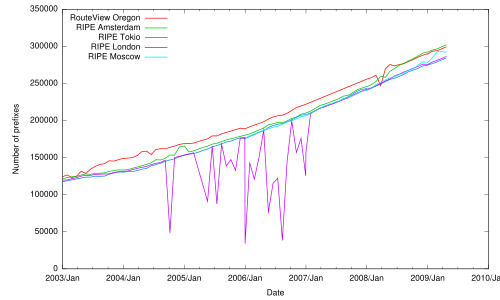

gnuplot code for this plot:
set terminal pdf

set xdata time
set timefmt "%Y-%m-%d"
set format x "%Y/%b"

set key left
set xlabel 'Date'
set ylabel 'Number of prefixes'

plot \
	'bgp_stat_2.txt'	using 1:3 with lines title 'RouteView Oregon' lw 2, \
	'bgp_stat_3.txt'	using 1:3 with lines title 'RIPE Amsterdam' lw 2, \
	'bgp_stat_4.txt'    using 1:3 with lines title 'RIPE Tokio' lw 2, \
    'bgp_stat_5.txt'    using 1:3 with lines title 'RIPE London' lw 2, \
	'bgp_stat_6.txt'    using 1:3 with lines title 'RIPE Moscow' lw 2 
